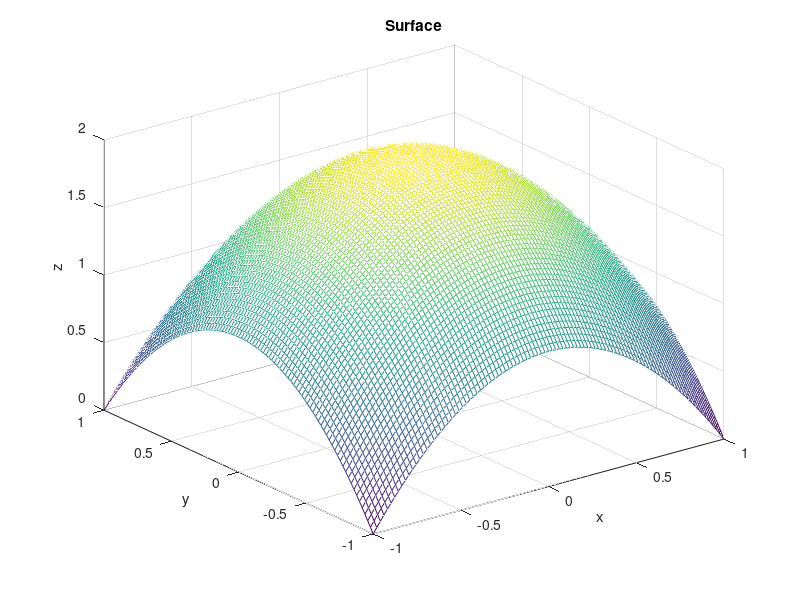

Recreate this plot in MATLAB. (Note: this script raises an error after producing the figure.)
%%
clear % удалим предыдущие переменные
close % закроем все открытые графики
n=99; % число разбиений
global H a b % глобальные переменные видно в теле функций
a=1;
b=1;
H=2;
Q=1;

h=2/(n-1);  %  шаг
% строим сетку:
[x,y]=meshgrid(-1:h:1,-1:h:1); 
% строим график:
h1=figure(1) % номер графика
mesh(-1:h:1,-1:h:1, H-a*x.^2-b*y.^2) % рисуем
title('Surface') % наводим красоту
xlabel('x') 
ylabel('y')
zlabel('z')
% сохраняем
%saveas(h1,strcat('Our_Figure',  'H=', num2str(H), '.png'),'png')



dfx=zeros(n,n); % prelocation 
dfy=zeros(n,n); % резервируем место под массив
dfz=zeros(n,n); % иначе элементы массива будут разбросаны 
ds=zeros(n,n); % в памяти компьютера и будет долго считать

z=H-a*x.^2-b*y.^2;

for ix=1:n
    for iy=1:n
        
       zi=z(ix,iy);
        % func1(x(ix,ix)+h,y(iy,iy),zi)=0 т.к. это фомула фигуры
        dfx(ix,iy)=func1(x(ix,iy)+h,y(ix,iy),zi)/h; % производные
        dfy(ix,iy)=func1(x(ix,iy),y(ix,iy)+h,zi)/h;
        dfz(ix,iy)=func1(x(ix,ix),y(iy,iy),zi+h)/h;
        
        dsx=sqrt(h^2+(h*dfx(ix,iy))^2); 
        dsy=sqrt(h^2+(h*dfy(ix,iy))^2);
        ds(ix,iy)=dsx*dsy; % элемент площади
        
                 
    end
end



r=sqrt(x.^2+y.^2+z.^2); % радиус вектор

%модуль градиента для вычисления единичного вектора нормали:
absNablaf=sqrt(dfx.^2+dfy.^2+dfz.^2); 


% нормальная составляющая напряженности:
En= (dfx.*x+dfy.*y+dfz.*z).*Q./r.^3;
% точка в этом выражении означает поэлементное
% перемножение матриц

h2=figure(2) % номер графика
mesh(-1:h:1,-1:h:1, En) % рисуем
title('En') % наводим красоту
xlabel('x') 
ylabel('y')
zlabel('z')
% сохраняем
%saveas(h1,strcat('En',  'H=', num2str(H), '.png'),'png')
